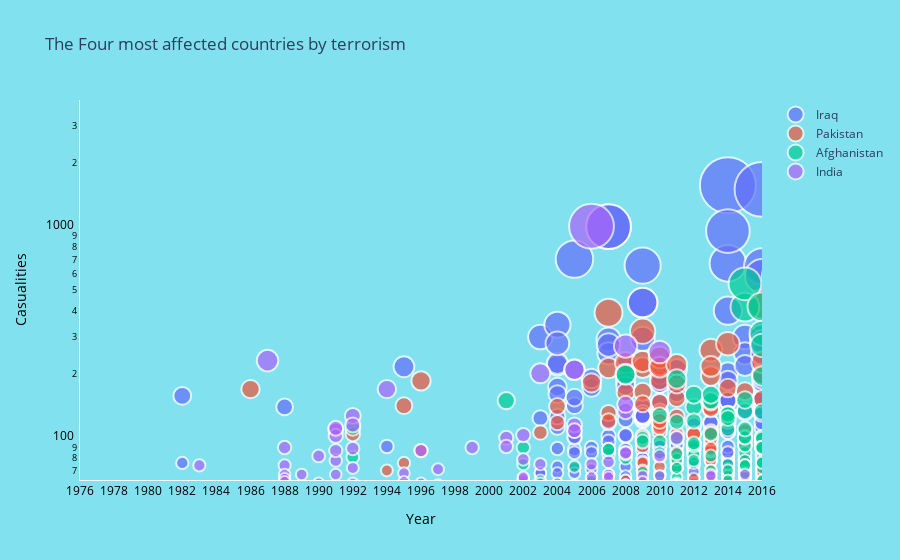

The code cell stored with this chart in its notebook:
### Code cell
fig = go.Figure(data=data, layout=layout)
py.iplot(fig, filename='Terrorism Bubble')

### Figure 1 — Plotly figure (JSON) as saved in the notebook; plotly's stock layout.template omitted (floating-point values rounded to 4 significant figures; data arrays with more than 128 entries replaced by an {"elided": "..."} marker saying what was removed)
{"data": [{"marker": {"line": {"width": 2}, "size": {"elided": "264 int values"}, "sizemode": "area", "symbol": "circle"}, "mode": "markers", "name": "Iraq", "text": {"elided": "264 str values"}, "type": "scatter", "x": {"elided": "264 int values"}, "y": {"elided": "264 int values"}}, {"marker": {"line": {"width": 2}, "size": {"elided": "135 int values"}, "sizemode": "area", "symbol": "circle"}, "mode": "markers", "name": "Pakistan", "text": {"elided": "135 str values"}, "type": "scatter", "x": {"elided": "135 int values"}, "y": {"elided": "135 int values"}}, {"marker": {"line": {"width": 2}, "size": {"elided": "172 int values"}, "sizemode": "area", "symbol": "circle"}, "mode": "markers", "name": "Afghanistan", "text": {"elided": "172 str values"}, "type": "scatter", "x": {"elided": "172 int values"}, "y": {"elided": "172 int values"}}, {"marker": {"line": {"width": 2}, "size": [74, 54, 232, 90, 74, 67, 64, 62, 67, 58, 53, 82, 54, 55, 56, 61, 109, 78, 102, 67, 111, 87, 89, 59, 72, 58, 127, 115, 61, 170, 68, 52, 62, 51, 51, 61, 87, 71, 60, 90, 100, 91, 79, 62, 64, 103, 65, 75, 61, 202, 52, 115, 108, 210, 75, 1005, 55, 65, 67, 67, 77, 65, 57, 53, 272, 84, 60, 134, 144, 85, 54, 66, 62, 66, 82, 255, 51, 100, 52, 52, 52, 60, 67, 66, 67, 95], "sizemode": "area", "symbol": "circle"}, "mode": "markers", "name": "India", "text": ["City: Unknown<br>Group: Anti-Immigrant extremists<br>casualities: 74<br>Year: 1983", "City: Imphal<br>Group: People's Liberation Army (India)<br>casualities: 54<br>Year: 1984", "City: Chennai<br>Group: Tamils<br>casualities: 232<br>Year: 1987", "City: Amritsar<br>Group: Khalistan Liberation Force<br>casualities: 90<br>Year: 1988", "City: Amritsar<br>Group: Sikh Extremists<br>casualities: 74<br>Year: 1988", "City: Barpeta<br>Group: United Liberation Front of Assam (ULFA)<br>casualities: 67<br>Year: 1988", "City: Jammu<br>Group: Babbar Khalsa International (BKI)<br>casualities: 64<br>Year: 1988", "City: Batala<br>Group: Babbar Khalsa International (BKI)<br>casualities: 62<br>Year: 1988", "City: Bongaigaon<br>Group: Bodo Militants<br>casualities: 67<br>Year: 1989", "City: Karnal<br>Group: Sikh Extremists<br>casualities: 58<br>Year: 1989", "City: Unknown<br>Group: Khalistan Commando Force<br>casualities: 53<br>Year: 1989", "City: Batala<br>Group: Khalistan Commando Force<br>casualities: 82<br>Year: 1990", "City: Sepalpani<br>Group: Bodo Militants<br>casualities: 54<br>Year: 1990", "City: Pathankot<br>Group: Babbar Khalsa International (BKI)<br>casualities: 55<br>Year: 1990", "City: Rangia<br>Group: Bodo Militants<br>casualities: 56<br>Year: 1990", "City: Hyderabad<br>Group: People's War Group (PWG)<br>casualities: 61<br>Year: 1990", "City: New Delhi<br>Group: Sikh Extremists<br>casualities: 109<br>Year: 1991", "City: Kila Raipur<br>Group: Sikh Extremists<br>casualities: 78<br>Year: 1991", "City: Baddowal<br>Group: Sikh Extremists<br>casualities: 102<br>Year: 1991", "City: Sopore<br>Group: Muslim Militants<br>casualities: 67<br>Year: 1991", "City: Bajpur<br>Group: Sikh Extremists<br>casualities: 111<br>Year: 1991", "City: Sohian<br>Group: Sikh Extremists<br>casualities: 87<br>Year: 1991", "City: New Delhi<br>Group: Muslim Militants<br>casualities: 89<br>Year: 1992", "City: Pathankot<br>Group: Sikh Extremists<br>casualities: 59<br>Year: 1992", "City: Delhi<br>Group: Muslim Separatists<br>casualities: 72<br>Year: 1992", "City: Guwahati<br>Group: National Democratic Front of Bodoland (NDFB)<br>casualities: 58<br>Year: 1992", "City: Unknown<br>Group: Muslim Militants<br>casualities: 127<br>Year: 1992", "City: Bombay<br>Group: Muslim Militants<br>casualities: 115<br>Year: 1992", "City: Unknown<br>Group: Muslims<br>casualities: 61<br>Year: 1992", "City: Banabari<br>Group: Bodo Militants<br>casualities: 170<br>Year: 1994", "City: Jammu<br>Group: Kashmiri extremists<br>casualities: 68<br>Year: 1995", "City: Lailalong<br>Group: National Socialist Council of Nagaland<br>casualities: 52<br>Year: 1995", "City: Jammu<br>Group: Harkat ul Ansar<br>casualities: 62<br>Year: 1995", "City: New Delhi<br>Group: Jammu and Kashmir Islamic Front<br>casualities: 51<br>Year: 1996", "City: New Delhi<br>Group: Jammu and Kashmir Liberation Front<br>casualities: 51<br>Year: 1996", "City: Maiamnala<br>Group: National Socialist Council of Nagaland<br>casualities: 61<br>Year: 1996", "City: Sansapani<br>Group: Bodo Liberation Tigers (BLT)<br>casualities: 87<br>Year: 1996", "City: Unknown<br>Group: Muslim Rebels<br>casualities: 71<br>Year: 1997", "City: Bathe-Lakshmanpur<br>Group: Ranbir Sena<br>casualities: 60<br>Year: 1997", "City: Shiliguri<br>Group: United Liberation Front of Assam (ULFA)<br>casualities: 90<br>Year: 1999", "City: Baghmara<br>Group: National Democratic Front of Bodoland (NDFB)<br>casualities: 100<br>Year: 2001", "City: Srinagar<br>Group: Jaish-e-Mohammad (JeM)<br>casualities: 91<br>Year: 2001", "City: Jammu<br>Group: Lashkar-e-Taiba (LeT)<br>casualities: 79<br>Year: 2002", "City: Jammu<br>Group: Lashkar-e-Taiba (LeT)<br>casualities: 62<br>Year: 2002", "City: Jammu<br>Group: Lashkar-e-Taiba (LeT)<br>casualities: 64<br>Year: 2002", "City: Gandhinagar<br>Group: Gunmen<br>casualities: 103<br>Year: 2002", "City: Jammu<br>Group: Lashkar-e-Taiba (LeT)<br>casualities: 65<br>Year: 2002", "City: Mumbai<br>Group: Students Islamic Movement of India (SIMI)<br>casualities: 75<br>Year: 2003", "City: Bamungopha<br>Group: United Liberation Front of Assam (ULFA)<br>casualities: 61<br>Year: 2003", "City: Mumbai<br>Group: Students Islamic Movement of India (SIMI)<br>casualities: 202<br>Year: 2003", "City: Dimapur<br>Group: United Liberation Front of Assam (ULFA)<br>casualities: 52<br>Year: 2004", "City: Pulwama<br>Group: United Jihad Council<br>casualities: 115<br>Year: 2005", "City: Kotrapali<br>Group: Communist Party of India - Maoist (CPI-Maoist)<br>casualities: 108<br>Year: 2005", "City: New Delhi<br>Group: Lashkar-e-Taiba (LeT)<br>casualities: 210<br>Year: 2005", "City: Dantewada district<br>Group: Communist Party of India - Maoist (CPI-Maoist)<br>casualities: 75<br>Year: 2006", "City: Mumbai<br>Group: Lashkar-e-Taiba (LeT)<br>casualities: 1005<br>Year: 2006", "City: Imphal<br>Group: Kanglei Yawol Kanna Lup (KYKL)<br>casualities: 55<br>Year: 2006", "City: Guwahati<br>Group: United Liberation Front of Assam (ULFA)<br>casualities: 65<br>Year: 2006", "City: Sadiya<br>Group: United Liberation Front of Assam (ULFA)<br>casualities: 67<br>Year: 2007", "City: Ranibodli<br>Group: Naxalites<br>casualities: 67<br>Year: 2007", "City: Hyderabad<br>Group: Harkatul Jihad-e-Islami<br>casualities: 77<br>Year: 2007", "City: Doom Dooma<br>Group: United Liberation Front of Assam (ULFA)<br>casualities: 65<br>Year: 2007", "City: Murkongselek<br>Group: United Liberation Front of Assam (ULFA)<br>casualities: 57<br>Year: 2008", "City: New Delhi<br>Group: Indian Mujahideen<br>casualities: 53<br>Year: 2008", "City: Dispur<br>Group: United Liberation Front of Assam (ULFA)<br>casualities: 272<br>Year: 2008", "City: Kokrajhar<br>Group: United Liberation Front of Assam (ULFA)<br>casualities: 84<br>Year: 2008", "City: Barpeta Road<br>Group: United Liberation Front of Assam (ULFA)<br>casualities: 60<br>Year: 2008", "City: Mumbai<br>Group: Deccan Mujahideen<br>casualities: 134<br>Year: 2008", "City: Mumbai<br>Group: Deccan Mujahideen<br>casualities: 144<br>Year: 2008", "City: Mumbai<br>Group: Deccan Mujahideen<br>casualities: 85<br>Year: 2008", "City: Mumbai<br>Group: Deccan Mujahideen<br>casualities: 54<br>Year: 2008", "City: Guwahati<br>Group: United Liberation Front of Assam (ULFA)<br>casualities: 66<br>Year: 2009", "City: Nalbari<br>Group: United Liberation Front of Assam (ULFA)<br>casualities: 62<br>Year: 2009", "City: Pune<br>Group: Indian Mujahideen<br>casualities: 66<br>Year: 2010", "City: Dantewada district<br>Group: Communist Party of India - Maoist (CPI-Maoist)<br>casualities: 82<br>Year: 2010", "City: Jhargam<br>Group: Communist Party of India - Maoist (CPI-Maoist)<br>casualities: 255<br>Year: 2010", "City: Lohardaga district<br>Group: Communist Party of India - Maoist (CPI-Maoist)<br>casualities: 51<br>Year: 2011", "City: Guwahati<br>Group: Adivasi People's Army (APA)<br>casualities: 100<br>Year: 2011", "City: Mumbai<br>Group: Indian Mujahideen<br>casualities: 52<br>Year: 2011", "City: Mumbai<br>Group: Indian Mujahideen<br>casualities: 52<br>Year: 2011", "City: Mumbai<br>Group: Indian Mujahideen<br>casualities: 52<br>Year: 2011", "City: New Delhi<br>Group: Harkatul Jihad-e-Islami<br>casualities: 60<br>Year: 2011", "City: Hyderabad<br>Group: Lashkar-e-Taiba (LeT)<br>casualities: 67<br>Year: 2013", "City: Hyderabad<br>Group: Lashkar-e-Taiba (LeT)<br>casualities: 66<br>Year: 2013", "City: Sukma district<br>Group: Communist Party of India - Maoist (CPI-Maoist)<br>casualities: 67<br>Year: 2015", "City: Kuneru<br>Group: Maoists<br>casualities: 95<br>Year: 2017"], "type": "scatter", "x": [1983, 1984, 1987, 1988, 1988, 1988, 1988, 1988, 1989, 1989, 1989, 1990, 1990, 1990, 1990, 1990, 1991, 1991, 1991, 1991, 1991, 1991, 1992, 1992, 1992, 1992, 1992, 1992, 1992, 1994, 1995, 1995, 1995, 1996, 1996, 1996, 1996, 1997, 1997, 1999, 2001, 2001, 2002, 2002, 2002, 2002, 2002, 2003, 2003, 2003, 2004, 2005, 2005, 2005, 2006, 2006, 2006, 2006, 2007, 2007, 2007, 2007, 2008, 2008, 2008, 2008, 2008, 2008, 2008, 2008, 2008, 2009, 2009, 2010, 2010, 2010, 2011, 2011, 2011, 2011, 2011, 2011, 2013, 2013, 2015, 2017], "y": [74, 54, 232, 90, 74, 67, 64, 62, 67, 58, 53, 82, 54, 55, 56, 61, 109, 78, 102, 67, 111, 87, 89, 59, 72, 58, 127, 115, 61, 170, 68, 52, 62, 51, 51, 61, 87, 71, 60, 90, 100, 91, 79, 62, 64, 103, 65, 75, 61, 202, 52, 115, 108, 210, 75, 1005, 55, 65, 67, 67, 77, 65, 57, 53, 272, 84, 60, 134, 144, 85, 54, 66, 62, 66, 82, 255, 51, 100, 52, 52, 52, 60, 67, 66, 67, 95]}], "layout": {"paper_bgcolor": "rgb(130, 225, 238)", "plot_bgcolor": "rgb(130, 225, 238)", "title": {"text": "The Four most affected countries by terrorism"}, "xaxis": {"color": "black", "nticks": 30, "range": [1976, 2016], "showgrid": false, "showline": true, "tickmode": "auto", "title": {"text": "Year"}}, "yaxis": {"color": "black", "nticks": 40, "range": [1.8, 3.6], "showgrid": false, "showline": true, "tickmode": "auto", "title": {"text": "Casualities"}, "type": "log"}}}
